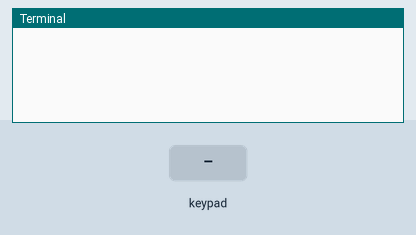
Recording of a program running on a simulated Raspberry Pi (BCM pin numbers). Shown: the last lines printed to the terminal. The test bench sets the inputs (shaded band).

Above: at 1.2 s.
1.3 s: key '1' pressed
At 2.0 s:
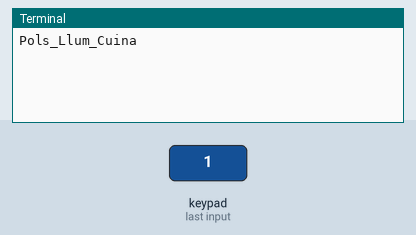
3.0 s: keypad keys 1 2 pressed 0.4 s apart
At 4.8 s:
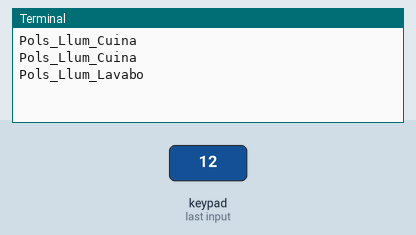
5.3 s: key '3' pressed
At 6.3 s:
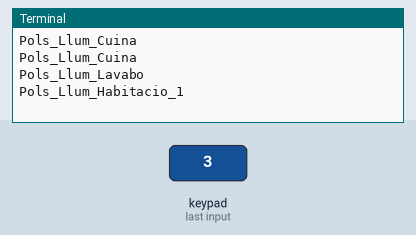
7.0 s: keypad keys 1 2 A pressed 0.4 s apart
At 9.3 s:
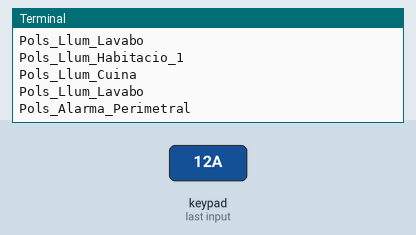
9.7 s: key '4' pressed
At 11.0 s:
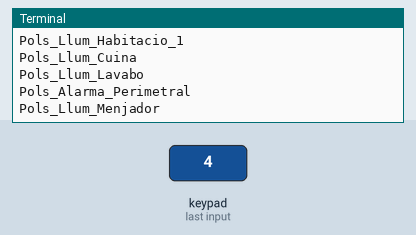
11.5 s: keypad keys 1 2 D pressed 0.4 s apart
At 12.9 s:
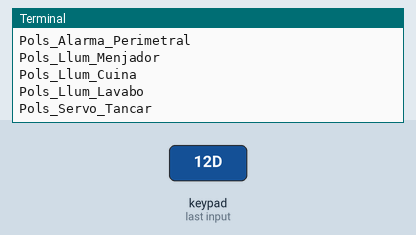

The program:

prova-classe_teclat4x4_pi3.py
```python
import RPi.GPIO as GPIO
import time


class Teclat4x4:

    def __init__(self, pins_filas, pins_columnas, teclas = [["1", "2", "3", "A"], ["4", "5", "6", "B"], ["7", "8", "9", "C"], ["*", "0", "#", "D"]]):
        self.pins_filas = pins_filas
        self.pins_columnas = pins_columnas
        self.teclas_pulsadas = [[False for _ in range(4)] for _ in range(4)]
        self.teclas = teclas

        GPIO.setmode(GPIO.BCM)
        for pin in self.pins_filas:
            GPIO.setup(pin, GPIO.OUT)
            GPIO.output(pin, GPIO.HIGH)
        for pin in self.pins_columnas:
            GPIO.setup(pin, GPIO.IN, pull_up_down=GPIO.PUD_DOWN)


    def scan(self):
        """Escanea todo el teclado y devuelve la matriu de la tecla una sola vez."""
        tecla = None
        for fila in range(len(self.pins_filas)):
            GPIO.output(self.pins_filas[fila], GPIO.HIGH)
            for columna in range(len(self.pins_columnas)):
                if GPIO.input(self.pins_columnas[columna]) == GPIO.HIGH:
                    if not self.teclas_pulsadas[fila][columna]:
                        tecla = [fila, columna]
                        self.teclas_pulsadas[fila][columna] = True
                else:
                    self.teclas_pulsadas[fila][columna] = False
            GPIO.output(self.pins_filas[fila], GPIO.LOW)

        return tecla


    def tecla(self):
        """Escanea todo el teclado y devuelve la tecla presionada una sola vez."""
        tecla = self.scan()
        if tecla == None:
            return tecla
        else:
            return self.teclas[tecla[0]][tecla[1]]


    def cleanup(self):
        """Limpia la configuración de GPIO."""
        self.GPIO.cleanup()


PINs_fila = [10,9,11,5]
PINs_columna = [6,13,19,26]
Tecles = [["Pols_Llum_Cuina", "Pols_Llum_Lavabo", "Pols_Llum_Habitacio_1", "Pols_Alarma_Perimetral"], # -> [["1", "2", "3", "A"],
          ["Pols_Llum_Menjador", "Pols_Llum_Passadis", "Pols_Llum_Habitacio_2", "Pols_Alarma_Total"], # -> ["4", "5", "6", "B"],
          ["Pols_Llum_Habitacio_3", None, None, "Pols_Servo_Obrir"], # -> ["7", "8", "9", "C"],
          [None, "Pols_Timbre", None, "Pols_Servo_Tancar"]]

T = Teclat4x4(PINs_fila, PINs_columna, Tecles)

while True:
    t = T.tecla()
    if t is not None:
        print(t)
    time.sleep(0.5)
```

Measured:
- after the input at 1.3 s, the terminal: prints a new line after 0.20 s (image 1)
- after the input at 3.0 s, the terminal: prints a new line after 0.50 s (image 2)
- after the input at 5.3 s, the terminal: prints a new line after 0.20 s (image 3)
- after the input at 7.0 s, the terminal: prints a new line at once (image 4)
- after the input at 9.7 s, the terminal: prints a new line after 0.30 s (image 5)
- after the input at 11.5 s, the terminal: prints a new line at once (image 6)
